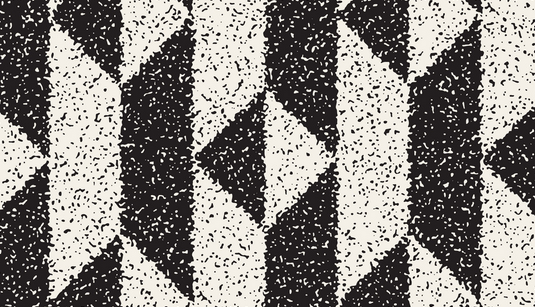
#> input picture imgs/abstract_black_and_white_noise.png, 535 x 307 px
$ jupyter execute 06_morphological_transformations_and_edge_detection.ipynb   (shell and % lines are left out)
#> lines starting #> are read from the running program, lines starting #| are printed output that depends on the picture; after the words box and inside, x2 and y2 are one past the last pixel; in counts of white or black regions, pixels touching at a corner belong together
### Import Statements

[cell 1]
import matplotlib.pyplot as plt
import numpy as np
import cv2 as cv
import sys
import copy

[cell 2]
# converting color mode to RGB and displaying the image as matplotlib figure
def matplotlib_imshow(
    img_title="", img=None, fig_h=7, cv_colorspace_conversion_flag=cv.COLOR_BGR2RGB
):
    # tinkering with size
    try:
        img_width, img_height = img.shape[0], img.shape[1]
        aspect_ratio = img_width / img_height
        plt.figure(figsize=(fig_h * aspect_ratio, fig_h))
    except AttributeError:
        print(
            "None Type image. Correct_syntax is, matplotlib_imshow(img_title, img, fig_h, cv_colorspace_conversion_flag)."
        )

    # actual code for displaying the image
    plt.imshow(cv.cvtColor(img, cv_colorspace_conversion_flag))
    plt.title(img_title)
    plt.show()

## Morphological Transformations ([Docs]())

Morphological transformations are some simple operations based on the image shape. It is **normally performed on binary images**. It **needs two inputs**, one is our **original image**, second one is called **structuring element or kernel** which decides the nature of operation. Two basic morphological operators are **Erosion and Dilation**. Then its **variant forms** such as, **Opening, Closing, Gradient etc** also comes into play. We will see them one-by-one with help of following image:

**`Note:`** OpenCv treats the white pixels as the object and not the dark ones. So, when we refer to objects we are referring to the white pixels in the image.

[cell 3]
abstract_noise_img = cv.imread("./imgs/abstract_black_and_white_noise.png", 0)
#> abstract_noise_img: shape (307, 535); min 0, max 255, mean 133.8

- ### Generating the Structural element (kernel) for morphological transformations

> `cv.getStructuringElement(kernel_shape, kernel_size)` function

<u>Function Parameters</u>
- kernel_shape: Desired shape of the kernel
    - rectangular kernel : cv.MORPH_RECT
    - elliptical kernel : cv.MORPH_ELLIPSE
    - cross-shaped kernel : cv.MORPH_CROSS
- kernel_size: in the form of a tuple (x, y)

[cell 4]
rect_kernel = cv.getStructuringElement(cv.MORPH_RECT, (3, 3))

[cell 5]
rect_kernel

- ### Erosion

Erosion refers to a convolution process in which the boundaries of foreground object (Always try to keep foreground in white) is eroded. So what happends is that, all the pixels near boundary will be discarded depending upon the size of kernel.

So in simple terms, at the boundary of the object `white region decreases in the image`. It is `useful for removing small white noises , detach two connected objects` etc.

> The `cv.erode(src, kernel, iterations)` function

[cell 6]
eroded_img = cv.erode(abstract_noise_img, rect_kernel)
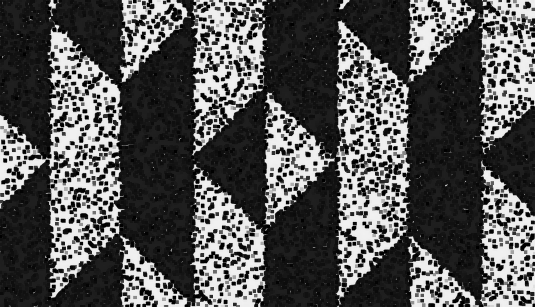
#> eroded_img: shape (307, 535); min 0, max 241, mean 84.2
matplotlib_imshow("Eroding Operation", eroded_img)

As we can see, eroding decreased white specks from inside the mostly black segments although it also increased black noise in the white segments significantly.

- ### Dilation

Dilation is the opposite of errosion. In simple terms, at the boundary of the object `white region increases in the image`. It is `useful for black noise removal, joining broken parts of an object` etc. Dilation followed by Erosion is often used for noise removal.

> The `cv.dilate(src, kernel, iterations)` function

[cell 7]
dilated_img = cv.dilate(abstract_noise_img, rect_kernel)
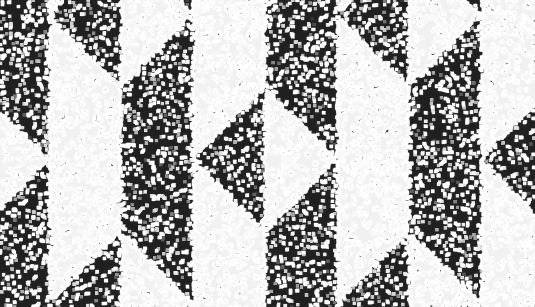
#> dilated_img: shape (307, 535); min 31, max 255, mean 181.9
matplotlib_imshow("Dilation Operation", dilated_img)

As we can see, dilation mostly removed the black specks from inside the white segments although white noise in the black segments have increased too.

- ### Opening

Opening is just another name of `erosion followed by dilation`. It is `useful in removing noise`. Because, erosion removes white noises, but it also shrinks our object. So we dilate it. Since noise is gone, they won't come back, but our object area increases.

> The `cv.morphologyEx(src, cv.MORPH_OPEN, kernel)` function

[cell 8]
img_after_opening_morphology_transformation = cv.morphologyEx(
    abstract_noise_img, cv.MORPH_OPEN, rect_kernel
)
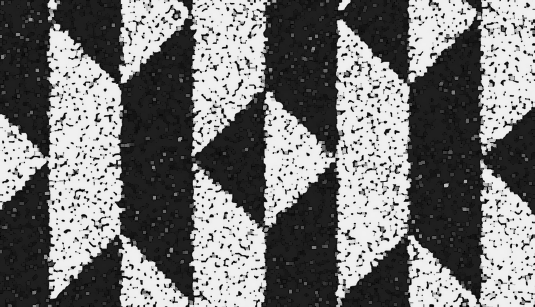
#> img_after_opening_morphology_transformation: shape (307, 535); min 0, max 241, mean 118.7
matplotlib_imshow("Opening Operation", img_after_opening_morphology_transformation)

- ### Closing

Closing is reverse of Opening, `Dilation followed by Erosion`. It is `useful in closing small holes inside the foreground objects, or small black points on the object`.

> The `cv.morphologyEx(src, cv.MORPH_CLOSE, kernel)` function

[cell 9]
img_after_closing_morphology_transformation = cv.morphologyEx(
    img_after_opening_morphology_transformation, cv.MORPH_CLOSE, rect_kernel
)
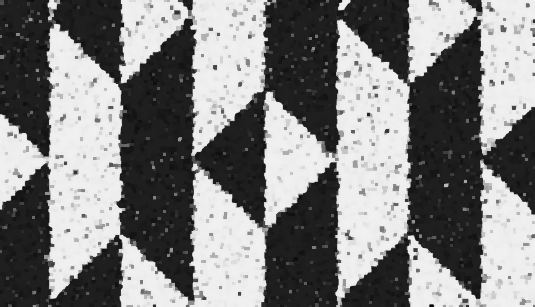
#> img_after_closing_morphology_transformation: shape (307, 535); min 9, max 241, mean 128.6
matplotlib_imshow("Closing Operation", img_after_closing_morphology_transformation)

See, we have almost separated the image into distinct black and white segments.

## Canny Edge Detection ([Docs](https://docs.opencv.org/3.4/da/d22/tutorial_py_canny.html))

Some useful resources:
- https://learnopencv.com/edge-detection-using-opencv/
- https://pyimagesearch.com/2021/05/12/opencv-edge-detection-cv2-canny/

Edge detection is an image-processing technique that is used to identify the boundaries (edges) of objects or regions within an image. Edges are among the most important features associated with images. We know the underlying structure of an image through its edges. Computer vision processing pipelines, therefore, extensively use edge detection in applications.

`Sudden changes in pixel intensity characterize edges`. We need to look for such changes in the neighboring pixels to detect edges. The `Sobel Operator` is used to detect edges marked by sudden changes in pixel intensity. `The rise in intensity is even more evident when we plot the first derivative of the intensity function`.

`Canny Edge Detection` is a popular `multistage` edge detection algorithm. Stages involved in the edge detection process are,
- Noise removal (Gaussian Smoothing)
- Calculating the Intensity Gradient of the Image (using a Sobel kernel)
- Non-maximum Suppression (for suppression of false edges)
- Hysteresis Thresholding (for deciding which of the probable edges are really edges and which are not)

> The `cv.Canny(image, threshold1, threshold2, apertureSize, L2gradient)` function

<u>Function Parameters</u>

- image: input image (should be grayscale).
- threshold1: first threshold for the hysteresis procedure.
- threshold2: second threshold for the hysteresis procedure.
- apertureSize: aperture size for the Sobel operator.
- L2gradient: Determines the formula used for image gradient calculation.
    - If True, L2 norm = √ [(dI/dx)**2+(dI/dy)**2] is used which is more accurate
    - If False (default), L1 norm =|dI/dx|+|dI/dy| is used.

[cell 10]
# Example of using canny edge detection
dog_img = cv.imread("./imgs/dog_noisy_img.png", 0)
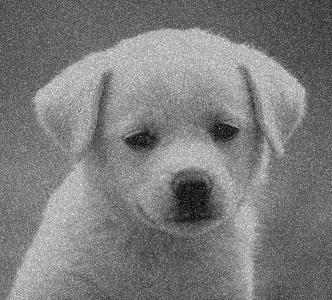
#> input picture imgs/dog_noisy_img.png, 332 x 300 px
#> dog_img is the input picture: shape (300, 332); min 0, max 254, mean 124.1
dog_img_blurred = cv.GaussianBlur(dog_img, (5, 5), sigmaX=0)
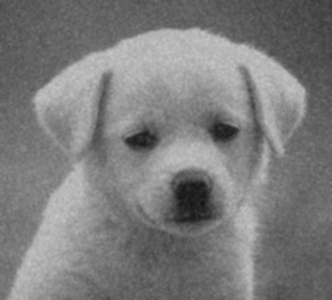
#> dog_img_blurred: shape (300, 332); min 16, max 199, mean 124.1

[cell 11]
dog_edges = cv.Canny(dog_img_blurred, 70, 130, apertureSize=3, L2gradient=False)
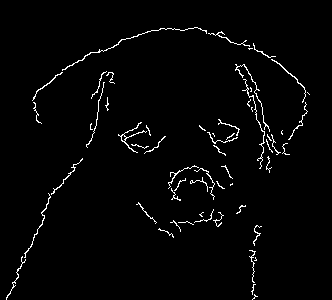
#> dog_edges: shape (300, 332); 2.2% white in thin lines or dots, all inside (x1, y1, x2, y2) = (6, 27, 310, 300)

[cell 12]
plt.subplot(1, 2, 1).imshow(dog_img, "gray"), plt.title("Dog Image (noisy)")
plt.subplot(1, 2, 2).imshow(dog_edges, "gray"), plt.title("Dog Image (Edges)")

#### **Auto Canny ([Source](https://pyimagesearch.com/2015/04/06/zero-parameter-automatic-canny-edge-detection-with-python-and-opencv/))**

[cell 13]
def auto_canny(image, sigma=0.33):
    # compute the median of the single channel pixel intensities
#> called with sigma = 0.33
    v = np.median(image)
#> v = 118
    # apply automatic Canny edge detection using the computed median
    lower = int(max(0, (1.0 - sigma) * v))
#> lower = 79
    upper = int(min(255, (1.0 + sigma) * v))
#> upper = 156
    edged = cv.Canny(image, lower, upper)
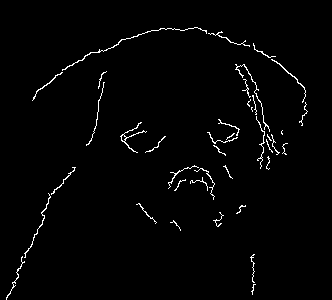
#> edged: shape (300, 332); 1.8% white in thin lines or dots, all inside (x1, y1, x2, y2) = (6, 27, 308, 300)
    # return the edged image
    return edged

[cell 14]
matplotlib_imshow("Dog Image (Auto Canny)", auto_canny(dog_img_blurred), 4)
